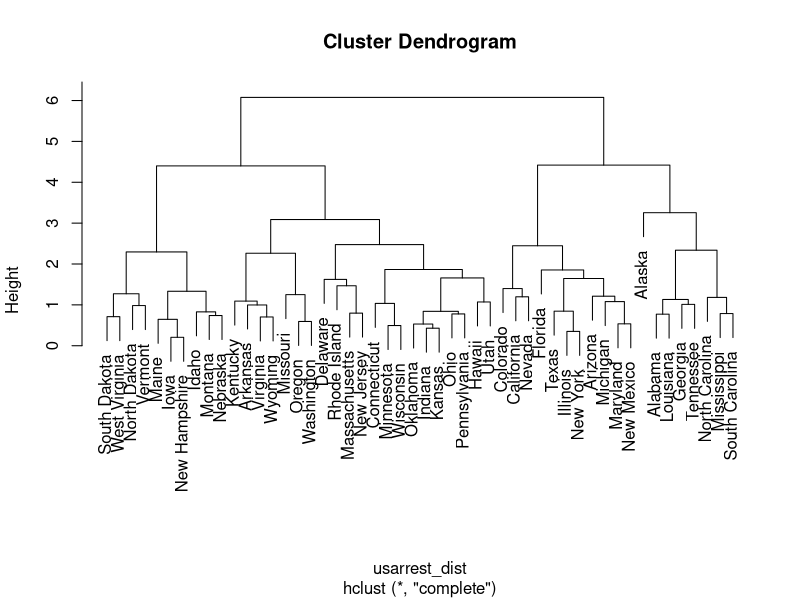
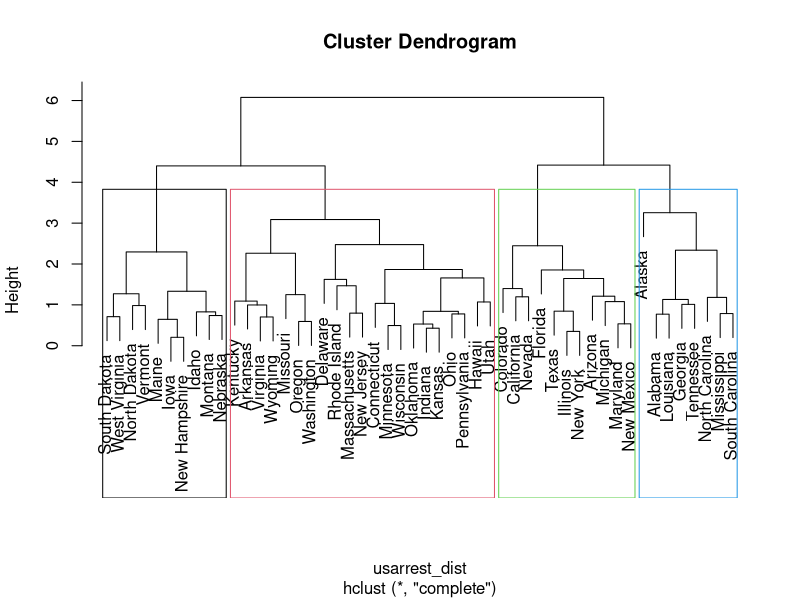
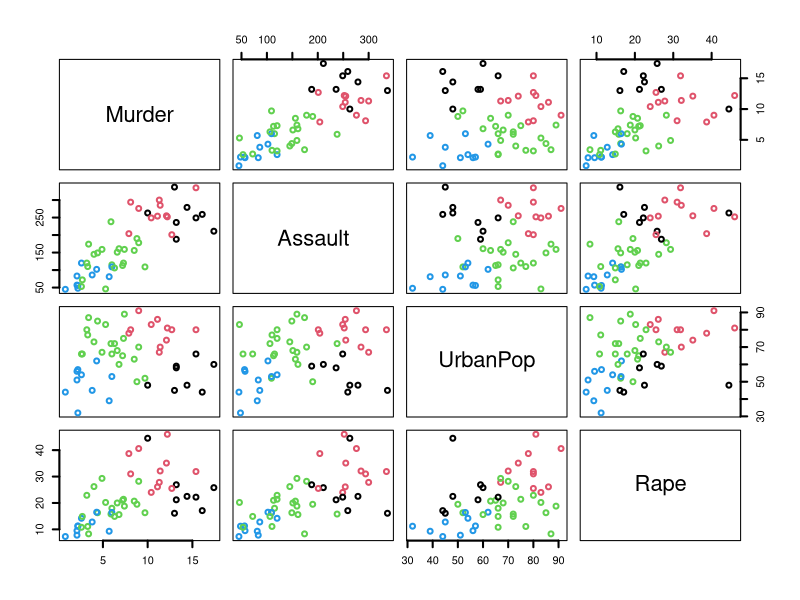

Generate these figures, in order, with R:
## ---- chunk 1
knitr::opts_chunk$set(echo = TRUE)
## ---- chunk 2
head(USArrests)
## ---- chunk 3
summary(USArrests)
## ---- chunk 4
usarrest_sc <- scale(USArrests)
## ---- chunk 5
usarrest_dist <- dist(usarrest_sc)
## ---- chunk 6
usarrest_hc <- hclust(usarrest_dist) # Por defecto se usa complete linkage
## ---- chunk 7
plot(usarrest_hc)
## ---- chunk 8
grupos_complete <- cutree(usarrest_hc,k=4)
## ---- chunk 9
plot(usarrest_hc)
rect.hclust(usarrest_hc,k=4,border=1:4)
## ---- chunk 10
table(grupos_complete)
## ---- chunk 11
datos <- USArrests
datos$grupo <- grupos_complete
## ---- chunk 12
pairs(datos[,1:4],col=datos$grupo,lwd=2)
## ---- chunk 13
aggregate(datos$Murder~datos$grupo,FUN=mean)
## ---- chunk 14
aggregate(cbind(UrbanPop,Murder,Rape,Assault)~grupo,data=datos,FUN=mean)
## ---- chunk 15
grupos_hclust_lb <- ifelse(grupos_complete==1,"rural_violento",
                           ifelse(grupos_complete==2,"urbano_violento",
                                  ifelse(grupos_complete==3,"urbano_pacifico","rural_pacifico")))
## ---- chunk 16
aggregate(cbind(UrbanPop,Murder,Rape,Assault)~grupo,data=datos,FUN=sd)
## ---- chunk 17
usarrest_kmeans <- kmeans(usarrest_sc,2)
usarrest_kmeans$centers
## ---- chunk 18
usarrest_kmeans <- kmeans(usarrest_sc,4,nstart=5)
usarrest_kmeans$centers
## ---- chunk 19
aggregate(cbind(UrbanPop,Murder,Rape,Assault)~usarrest_kmeans$cluster,data=USArrests,FUN=mean)
## ---- chunk 20
grupos_kmeans_lb <- ifelse(usarrest_kmeans$cluster==1,"rural_pacifico",
                           ifelse(usarrest_kmeans$cluster==2,"rural_violento",
                                  ifelse(usarrest_kmeans$cluster==3,"urbano_pacifico","urbano_violento")))
## ---- chunk 21
aggregate(cbind(UrbanPop,Murder,Rape,Assault)~grupos_kmeans_lb,data=USArrests,FUN=mean)
## ---- chunk 22
table(grupos_kmeans_lb,grupos_hclust_lb)
